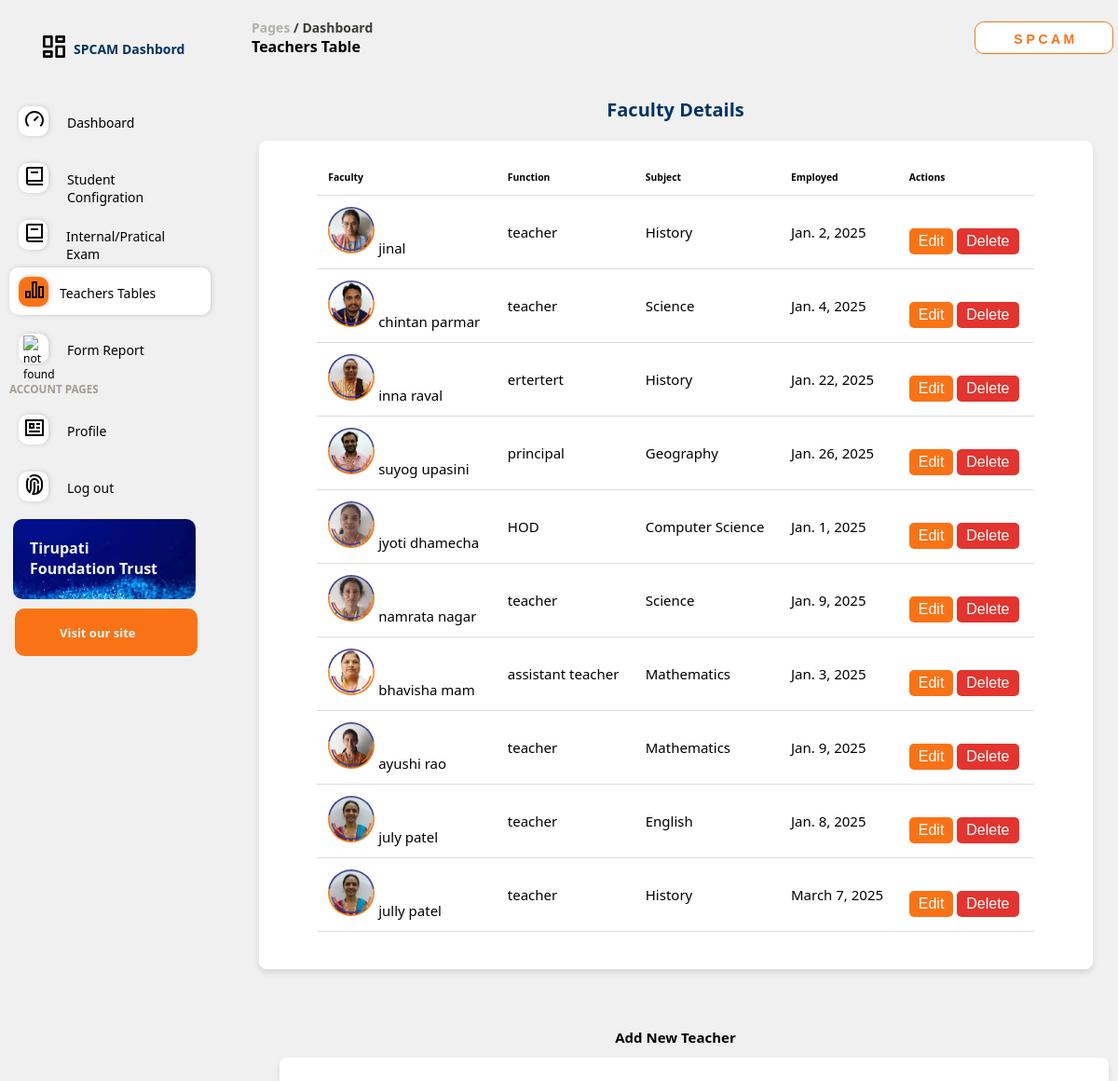
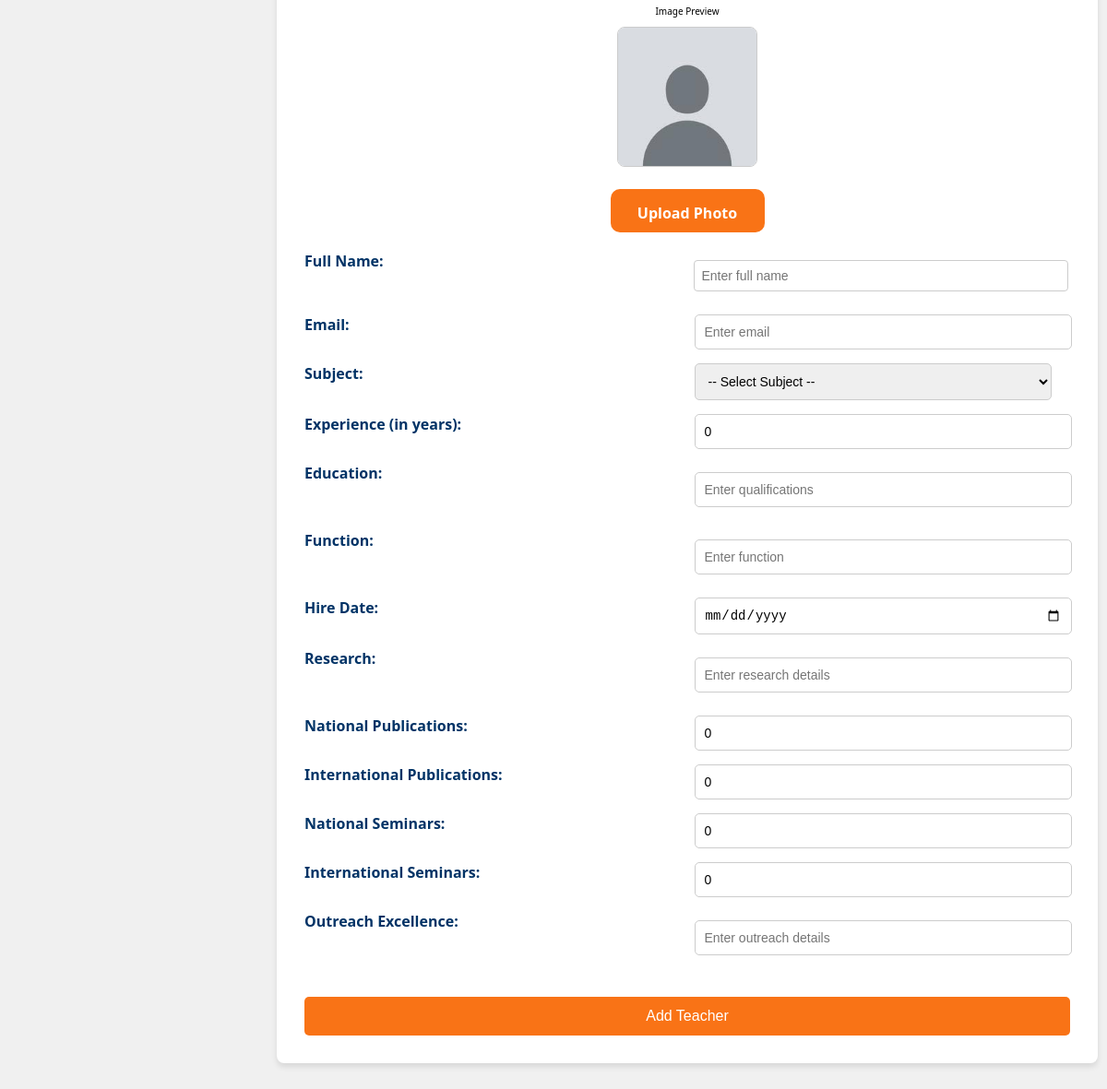
The app's page /add_teacher/ with its own data (2 pictures, top to bottom).
### database/models.py (models this page shows, shortened)
class Faculty(models.Model):
    photo = models.ImageField(upload_to='faculty/photos/', blank=True, null=True)  # Changed to ImageField if only images
    full_name = models.CharField(max_length=100)
    email = models.EmailField()
    subject = models.CharField(max_length=100)
    experience = models.PositiveIntegerField(default=0)  # Changed to PositiveIntegerField for non-negative values
    education = models.CharField(max_length=255)
    function = models.CharField(max_length=100)
    hire_date = models.DateField()
    research = models.TextField()
    publications_national = models.PositiveIntegerField(default=0)  # Used PositiveIntegerField
    publications_international = models.PositiveIntegerField(default=0)
    seminars_national = models.PositiveIntegerField(default=0)
    seminars_international = models.PositiveIntegerField(default=0)
    outreach = models.TextField()

### database/views.py (the view, shortened to what this page needs)
# urls.py: path('add_teacher/', views.add_teacher, name='add_teacher'),
def add_teacher(request):
    teachers = Faculty.objects.all()
    return render(request, 'tables.html', {'teachers': teachers})

### templates/tables.html (shortened to what this page needs)
<!DOCTYPE html>
<html lang="en">
<head>
    {% load static %}
    {% load static %}
    <link rel="stylesheet" type="text/css" href="{% static 'style.css' %}">
</head>
<body>
    <div class="main-screen">
        <div class="left-side">
            <div class="container">
                <div class="logo">
                    <img src="{% static 'icons/dashboard-line.svg' %}" class="icon" alt="not found">
                    <h1 class="sud">SPCAM Dashbord </h1>
                </div>
                <div class="pages">
                    <a href="/index/" class="slide-link" >
                        <div class="slide" >
                          <div class="slide-icon-box" >
                            <img src="{% static 'icons/speed-up-line.svg' %}" class="slide-icons" alt="not found">
                          </div>
                          <span class="slide-text">Dashboard</span>
                        </div>
                      </a>
                      <a href="/reviwes/" class="slide-link">
                        <div class="slide">
                            <div class="slide-icon-box">
                                <img src="{% static 'icons/book-2-line.svg' %}" class="slide-icons" alt="not found">
                            </div>
                            <a href="#" class="slide-text">Student Configration</a>
                          </div>
                      </a>
                      <div >
                        <div class="slide">
                          <div class="slide-icon-box">
                            <img src="{% static 'icons/book-2-line.svg' %}" class="slide-icons" alt="not found">
                          </div>
                          <a href="#" class="slide-text">Internal/Pratical Exam</a>
                        </div>
                      </div>
                      <a href="/add_teacher/" class="slide-link">
                        <div class="slide" id="slide-active">
                            <div class="slide-icon-box" id="slide-icon-box-active">
                            <img src="{% static 'icons/bar-chart-2-line.svg' %}" class="slide-icons" alt="not found">
                          </div>
                          <span class="slide-text">Teachers Tables</span>
                        </div>
                      </a>
                      <a href="/reviwes/" class="slide-link" >
                        <div class="slide">
                          <div class="slide-icon-box" >
                            <img src="{% static 'icons/instance-fill.svg' %}" class="slide-icons" alt="not found">
                          </div>
                          <span class="slide-text">Form Report</span>
                        </div>
                      </a>
                    <h3 class="slide-text-a">ACCOUNT PAGES</h3>
                    <a href="/profile/" class="slide-link">
                        <div class="slide">
                          <div class="slide-icon-box">
                            <img src="{% static 'icons/profile-line.svg' %}" class="slide-icons" alt="not found">
                          </div>
                          <span class="slide-text">Profile</span>
                        </div>
                      </a>
                      <a href="/logout/" class="slide-link">
                        <div class="slide">
                          <div class="slide-icon-box">
                            <img src="{% static 'icons/fingerprint-2-line.svg' %}" class="slide-icons" alt="not found">
                          </div>
                          <span class="slide-text">Log out</span>
                        </div>
                      </a>
                    <div class="fix-ad">
                        <div class="img-container">
                            <div class="pro1">Tirupati Foundation Trust</div>
                        </div>
                        <div class="slide-x">
                            <a href="https://tirupatipvtiti.in/about-trust/" class="pro-button">Visit our site</a>
                        </div>
                    </div>
                </div>
            </div>
        </div>
        <div class="right-side">
            <div class="main-container">
                <div class="search-slide" style="padding-left: 10px;">
                    <div class="page-container">
                        <div class="path">
                            <div class="page-page-1">
                                Pages
                            </div>
                            <div class="page-page-2">
                                &nbsp;/ Dashboard
                            </div>
                        </div>
                        <div class="page-dashboard">
                            Teachers Table
                        </div>
                    </div>
                    <div class="page-container-1">
                        <div class="page-container-1-1">
                            <input type="button" value="S P C A M" class="input-btn ob">
                        </div>
                    </div>
                </div>
            </div>
            <h1>Faculty Details</h1>
<div class="faculty-table-container" >
    <center>
        <table class="faculty-table">
            <thead>
                <tr>
                    <th>Faculty</th>
                    <th class="function">Function</th>
                    <th>Subject</th>
                    <th>Employed</th>
                    <th class="action">Actions</th>
                </tr>
            </thead>
            <tbody id="facultyTableBody">
                {% for teacher in teachers %}
                <tr>
                    <td>
                        <img src="{{ teacher.photo.url }}" alt="Profile Picture" style="width: 50px; height: 50px; border-radius: 50%;">
                        <span>{{ teacher.full_name }}</span>
                    </td>
                    <td class="function">{{ teacher.function }}</td>
                    <td>{{ teacher.subject }}</td>
                    <td>{{ teacher.hire_date }}</td>
                    <td class="action">
                        <button style="background-color: #f97316; color: white; border: none; padding: 5px 10px; border-radius: 5px;">Edit</button>
                        <button style="background-color: #e3342f; color: white; border: none; padding: 5px 10px; border-radius: 5px;">Delete</button>
                    </td>
                </tr>
                {% empty %}
                <tr>
                    <td colspan="5">No faculty details found.</td>
                </tr>
                {% endfor %}
            </tbody>
        </table>
    </center>
</div>
            <div class="add-teacher-form"  >
                <center>
                    <h2>Add New Teacher</h2>
                </center>
                <div class="form-container">
                    <form method="POST" enctype="multipart/form-data" action="/add_teacher/">
                        <div class="image-preview">
                            <p>Image Preview</p>
                            <img src="{% static 'images/profile.jfif' %}" id="imagePreview" alt="Default Image" style="max-width: 150px; height: auto; margin-bottom: 15px;">
                            <center>
                                <div>
                                    <label for="photo" style="background-color: #f97316; height: 17px; width: 137px; margin-top: 6px; color: #fff; border-radius: 10px; padding: 15px;">
                                        Upload Photo
                                    </label>
                                </div>
                            </center>
                        </div>
                        <div class="form-grid"  style="margin:10px">
                            <label for="full_name">Full Name:</label>
                            <input type="text" id="full_name" name="full_name" placeholder="Enter full name"  style="width:95.4%; margin-left:-1px;"required>
                            <label for="email">Email:</label>
                            <input type="email" id="email" name="email" placeholder="Enter email" required>
                            <label for="subject">Subject:</label>
                            <select id="subject" name="subject" required>
                                <option value="">-- Select Subject --</option>
                            </select>
                            <label for="experience">Experience (in years):</label>
                            <input type="number" id="experience" name="experience" min="0" value="0" required>
                            <label for="education">Education:</label>
                            <input type="text" id="education" name="education" placeholder="Enter qualifications" required>
                            <label for="function">Function:</label>
                            <input type="text" id="function" name="function" placeholder="Enter function" required>
                            <label for="hire_date">Hire Date:</label>
                            <input type="date" id="hire_date" name="hire_date" required>
                            <label for="research">Research:</label>
                            <input type="text" id="research" name="research" placeholder="Enter research details" required>
                            <label for="publications_national">National Publications:</label>
                            <input type="number" id="publications_national" name="publications_national" min="0" value="0" required>
                            <label for="publications_international">International Publications:</label>
                            <input type="number" id="publications_international" name="publications_international" min="0" value="0" required>
                            <label for="seminars_national">National Seminars:</label>
                            <input type="number" id="seminars_national" name="seminars_national" min="0" value="0" required>
                            <label for="seminars_international">International Seminars:</label>
                            <input type="number" id="seminars_international" name="seminars_international" min="0" value="0" required>
                            <label for="outreach">Outreach Excellence:</label>
                            <input type="text" id="outreach" name="outreach" placeholder="Enter outreach details" required>
                            <button type="submit">Add Teacher</button>
                        </div>
                    </form>
                </div>
            </div>
</body>
</html>
</body>
</html>

### static/style.css (style rules this page uses)
html { font-size: 10px; background-color: hsl(0, 0%,94%); font-family: 'Segoe UI', Tahoma, Geneva, Verdana, sans-serif; }
body { margin: 0%; padding: 0%; }
.sud { font-size: 1.4rem; margin-left: 0.5rem; }
.container { width: 15rem; position: relative; }
.main-container { padding: 2.0rem; }
.left-side { width: 20%; position: fixed; }
.right-side { width: 97%; margin-left: 250px; overflow: scroll; display: block; }
.main-screen { display: flex; }
.icon { height: 3.2rem; width: 3.2rem; }
.logo { height: 6rem; width: 16rem; display: flex; margin: 1rem; padding: 2.4rem 3.2rem; padding-bottom: 0rem; }
.slide { width: 20rem; height: 3.5rem; margin: 1rem 1.6rem; margin-left: 1rem; padding: 0.8rem; align-content: center; display: flex; border-radius: 1.0rem; }
.slide-x { width: 18rem; height: 3.5rem; margin: 1rem 1.6rem; padding: 0.8rem; align-content: center; border-radius: 1.0rem; background-color: #f97316; }
#slide-active { width: 20rem; height: 3.5rem; background-color: white; margin: 1rem 1.6rem; margin-left: 1rem; padding: 0.8rem; align-content: center; display: flex; border-radius: 1.0rem; box-shadow: 0.1rem 0rem 0.5rem rgb(207, 198, 198); }
.slide-text { align-content: center; margin:1rem; font-weight: bolder; font-family: 'Segoe UI', Tahoma, Geneva, Verdana, sans-serif; }
.slide-text-a { color: rgb(163, 156, 144); align-content: center; margin:1rem; font-weight: bolder; font-family: 'Segoe UI', Tahoma, Geneva, Verdana, sans-serif; }
.pro-button { color: aliceblue; padding: 4rem; font-size: 1.3rem; font-weight: bold; }
.slide-icon-box { height: 3.2rem; width: 3.2rem; margin: 0.2rem; background-color: rgb(255, 255, 255); border-radius: 1.0rem; box-shadow: 0.1rem 0rem 0.5rem rgb(207, 198, 198); }
#slide-icon-box-active { height: 3.2rem; width: 3.2rem; margin: 0.2rem; background-color: #f97316; border-radius: 1.0rem; }
.slide-icons { margin-left: 0.3rem; padding: 0.2rem; height: 2.4rem; fill: aliceblue; }
a { text-decoration: none; color: black; font-size: 1.2rem; }
.img-container { height: 7rem; width: 18rem; margin: 1rem 1.6rem; margin-left: 1.4rem; padding: 0.8rem; background-image: url('images/images\ \(4\).jfif'); border-radius: 1rem; }
.pro1 { margin-top: 1.2rem; margin-left: 1rem; width: 15rem; font-size: 1.6rem; color: aliceblue; font-weight: bold; }
label { font-size: 16px; color: #555; }
input[type="text"] { padding: 8px; width: 60%; margin-top: 10px; margin-bottom: 10px; margin-left: 10px; border: 1px solid #ccc; border-radius: 4px; }
button { padding: 8px 12px; margin-top: 10px; background-color: #4caf50; color: white; border: none; border-radius: 4px; cursor: pointer; }
.path { display: flex; }
.search-slide { display: flex; justify-content: space-between; }
.page-container { width: 19.84rem; height: 5.1rem; }
.page-container-1 { display:flex; margin-right: 0%; }
.page-container-1-1 { display:flex; margin-right: 0rem; justify-content: center; align-content: end; }
.page-page-1 { color: rgb(177, 177, 168); font-size: 1.4rem; font-weight: bold; }
.page-page-2 { color: rgb(59, 59, 55); font-size: 1.4rem; font-weight: bold; }
.page-dashboard { font-size: 1.6rem; font-weight: bolder; }
.input-btn { color: #f97316; font-weight: bold; margin-left: 2rem; margin-top: 0.3rem; width: 14.87rem; height: 3.48rem; background-color: white; align-content: center; display: flex; border-color: #f97316; border-radius: 1.0rem; }
table { width: 90%; }
td { justify-content: center; padding: 2rem; padding-top: 1rem; }
th { font-size: 1.04rem; margin-left: orem; }
a { text-decoration: none; }
.slide { position: relative; }
.container { overflow-y:scroll; width: 265px; height: 100vh; }

### records on screen
Faculty: photo (picture), full_name "jinal", function "teacher", subject "History", hire_date "Jan. 2, 2025"
Faculty: photo (picture), full_name "chintan parmar", function "teacher", subject "Science", hire_date "Jan. 4, 2025"
Faculty: photo (picture), full_name "inna raval", function "ertertert", subject "History", hire_date "Jan. 22, 2025"
Faculty: photo (picture), full_name "suyog upasini", function "principal", subject "Geography", hire_date "Jan. 26, 2025"
Faculty: photo (picture), full_name "jyoti dhamecha", function "HOD", subject "Computer Science", hire_date "Jan. 1, 2025"
Faculty: photo (picture), full_name "namrata nagar", function "teacher", subject "Science", hire_date "Jan. 9, 2025"
Faculty: photo (picture), full_name "bhavisha mam", function "assistant teacher", subject "Mathematics", hire_date "Jan. 3, 2025"
Faculty: photo (picture), full_name "ayushi rao", function "teacher", subject "Mathematics", hire_date "Jan. 9, 2025"
Faculty: photo (picture), full_name "july patel", function "teacher", subject "English", hire_date "Jan. 8, 2025"
Faculty: photo (picture), full_name "jully patel", function "teacher", subject "History", hire_date "March 7, 2025"
